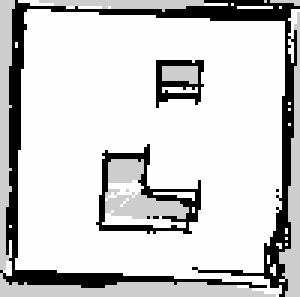
#> input picture maps/slam-20261010/medical-live-map-20261010.pgm, 100 x 99 px, found by its file name (shown 3 times larger)
$ python build_site_waypoints.py
#> lines starting #> are read from the running program, lines starting #| are printed output that depends on the picture
#!/usr/bin/env python3
from pathlib import Path
import json
from PIL import Image,ImageDraw
root=Path(__file__).resolve().parents[1]; md=root/'medical-live-mapping-20261010'
origin=[-3.206440,-0.726359]; res=.05; width,height=100,99
left,top,right,bottom=4.,3.,94.,93.
layout={'1':(.55,1.65),'2':(1.45,2.20),'3':(.55,2.75),'4':(1.45,3.25),'A':(3.15,1.65),'B':(4.05,.85),'C':(4.05,1.85),'识别板一':(4.05,4.00),'识别板二':(.55,.45),'起点':(3.20,4.05)}
def project(u,v):
 col=left+u/4.5*(right-left); row=top+v/4.5*(bottom-top)
 return {'diagram_m':{'from_left':u,'from_top':v},'map_pixel':{'col':round(col,2),'row':round(row,2)},'map_xy_m':{'x':round(origin[0]+col*res,3),'y':round(origin[1]+(height-row)*res,3)},'yaw_rad':None}
points={k:project(*v) for k,v in layout.items()}
out={'status':'DIAGRAM_ESTIMATE_ONLY','map':'medical-live-map-20261010.yaml','field_size_m':[4.5,4.5],'coordinate_note':'Map x is right, map y is up. Diagram v increases from top wall downward.','calibration_required':'Measure each actual stopping center and approach yaw in RViz; do not feed these estimates to AMCL/move_base.','D':{'status':'UNKNOWN','reason':'D is absent from official rules and supplied site photo.'},'points':points}
(md/'site-waypoints-diagram-estimate.json').write_text(json.dumps(out,ensure_ascii=False,indent=2),encoding='utf-8')
im=Image.open(md/'medical-live-map-20261010.pgm').convert('RGB').resize((width*8,height*8)); dr=ImageDraw.Draw(im)
#> after `im = Image.open(md / 'medical-live-map-20261010.pgm').convert('RGB').r`:
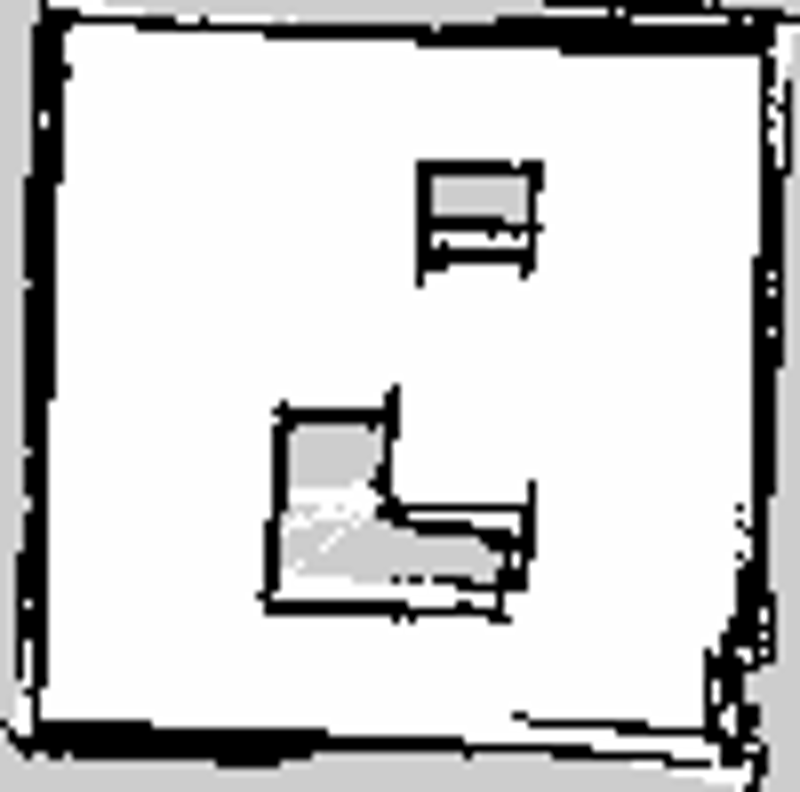
#> im: PIL image 800x792 RGB; min 0, max 255, mean 206.4
for name,p in points.items():
 c=p['map_pixel']['col']*8; r=p['map_pixel']['row']*8; dr.ellipse((c-8,r-8,c+8,r+8),fill=(220,30,30),outline=(255,255,0),width=2); dr.text((c+10,r-10),name,fill=(0,0,255))
im.save(md/'site-waypoints-diagram-estimate.png')
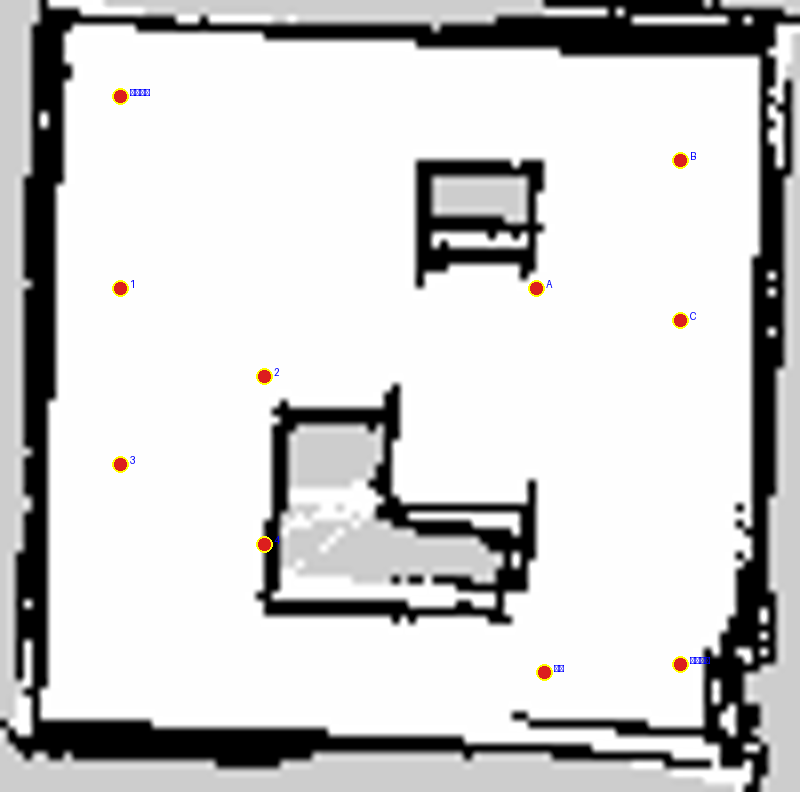
#> saved as site-waypoints-diagram-estimate.png: PIL image 800x792 RGB; mean R, G, B 206.3, 205.9, 205.7
print(json.dumps(out,ensure_ascii=False,indent=2))
